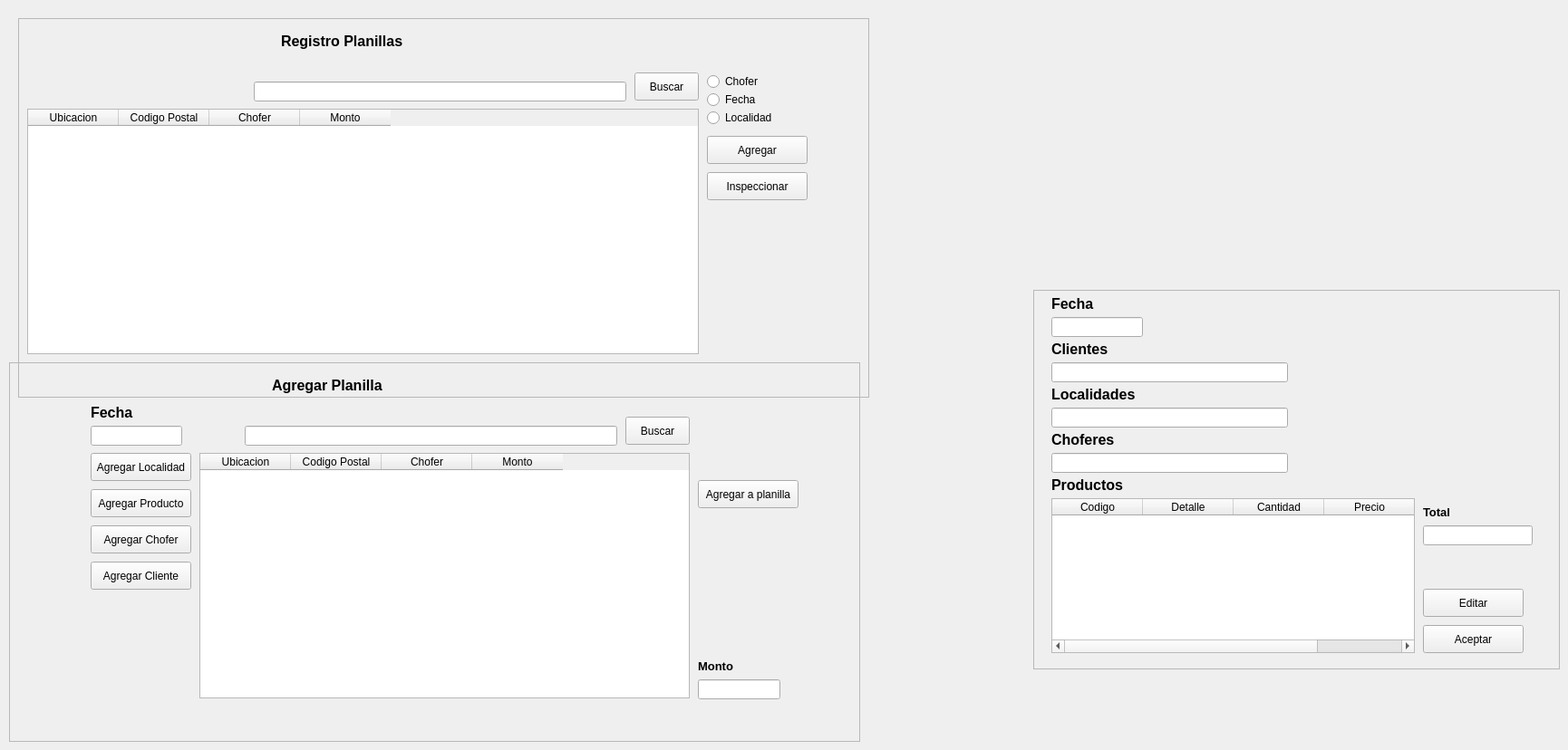
       <widget class="QWidget" name="tab_3">
        <attribute name="title">
         <string>Page</string>
        </attribute>
        <widget class="QFrame" name="frame_5">
         <property name="geometry">
          <rect>
           <x>20</x>
           <y>20</y>
           <width>939</width>
           <height>419</height>
          </rect>
         </property>
         <property name="frameShape">
          <enum>QFrame::StyledPanel</enum>
         </property>
         <property name="frameShadow">
          <enum>QFrame::Raised</enum>
         </property>
         <widget class="QRadioButton" name="option_3">
          <property name="geometry">
           <rect>
            <x>760</x>
            <y>80</y>
            <width>95</width>
            <height>20</height>
           </rect>
          </property>
          <property name="text">
           <string>Fecha</string>
          </property>
         </widget>
         <widget class="QLineEdit" name="lineEdit_buscar_3">
          <property name="geometry">
           <rect>
            <x>260</x>
            <y>70</y>
            <width>411</width>
            <height>22</height>
           </rect>
          </property>
         </widget>
         <widget class="QRadioButton" name="option_4">
          <property name="geometry">
           <rect>
            <x>760</x>
            <y>100</y>
            <width>95</width>
            <height>20</height>
           </rect>
          </property>
          <property name="text">
           <string>Localidad</string>
          </property>
         </widget>
         <widget class="QTableWidget" name="tablalocalidad_2">
          <property name="geometry">
           <rect>
            <x>10</x>
            <y>100</y>
            <width>741</width>
            <height>271</height>
           </rect>
          </property>
          <property name="palette">
           <palette>
            <active>
             <colorrole role="Base">
              <brush brushstyle="SolidPattern">
               <color alpha="255">
                <red>255</red>
                <green>255</green>
                <blue>255</blue>
               </color>
              </brush>
             </colorrole>
            </active>
            <inactive>
             <colorrole role="Base">
              <brush brushstyle="SolidPattern">
               <color alpha="255">
                <red>255</red>
                <green>255</green>
                <blue>255</blue>
               </color>
              </brush>
             </colorrole>
            </inactive>
            <disabled>
             <colorrole role="Base">
              <brush brushstyle="SolidPattern">
               <color alpha="255">
                <red>189</red>
                <green>212</green>
                <blue>255</blue>
               </color>
              </brush>
             </colorrole>
            </disabled>
           </palette>
          </property>
          <property name="dragEnabled">
           <bool>true</bool>
          </property>
          <column>
           <property name="text">
            <string>Ubicacion</string>
           </property>
          </column>
          <column>
           <property name="text">
            <string>Codigo Postal</string>
           </property>
          </column>
          <column>
           <property name="text">
            <string>Chofer</string>
           </property>
          </column>
          <column>
           <property name="text">
            <string>Monto</string>
           </property>
          </column>
         </widget>
         <widget class="QPushButton" name="btn_buscar_2">
          <property name="geometry">
           <rect>
            <x>680</x>
            <y>60</y>
            <width>71</width>
            <height>31</height>
           </rect>
          </property>
          <property name="text">
           <string>Buscar</string>
          </property>
         </widget>
         <widget class="QLabel" name="label_41">
          <property name="geometry">
           <rect>
            <x>290</x>
            <y>10</y>
            <width>181</width>
            <height>31</height>
           </rect>
          </property>
          <property name="font">
           <font>
            <pointsize>12</pointsize>
            <weight>75</weight>
            <bold>true</bold>
           </font>
          </property>
          <property name="text">
           <string>Registro Planillas</string>
          </property>
         </widget>
         <widget class="QRadioButton" name="option_5">
          <property name="geometry">
           <rect>
            <x>760</x>
            <y>60</y>
            <width>95</width>
            <height>20</height>
           </rect>
          </property>
          <property name="text">
           <string>Chofer</string>
          </property>
         </widget>
         <widget class="QPushButton" name="btn_buscar_3">
          <property name="geometry">
           <rect>
            <x>760</x>
            <y>170</y>
            <width>111</width>
            <height>31</height>
           </rect>
          </property>
          <property name="text">
           <string>Inspeccionar</string>
          </property>
         </widget>
         <widget class="QPushButton" name="btn_buscar_4">
          <property name="geometry">
           <rect>
            <x>760</x>
            <y>130</y>
            <width>111</width>
            <height>31</height>
           </rect>
          </property>
          <property name="text">
           <string>Agregar</string>
          </property>
         </widget>
        </widget>
        <widget class="QFrame" name="frame_6">
         <property name="geometry">
          <rect>
           <x>10</x>
           <y>400</y>
           <width>939</width>
           <height>419</height>
          </rect>
         </property>
         <property name="frameShape">
          <enum>QFrame::StyledPanel</enum>
         </property>
         <property name="frameShadow">
          <enum>QFrame::Raised</enum>
         </property>
         <widget class="QLineEdit" name="lineEdit_buscar_4">
          <property name="geometry">
           <rect>
            <x>260</x>
            <y>70</y>
            <width>411</width>
            <height>22</height>
           </rect>
          </property>
         </widget>
         <widget class="QTableWidget" name="tablalocalidad_3">
          <property name="geometry">
           <rect>
            <x>210</x>
            <y>100</y>
            <width>541</width>
            <height>271</height>
           </rect>
          </property>
          <property name="palette">
           <palette>
            <active>
             <colorrole role="Base">
              <brush brushstyle="SolidPattern">
               <color alpha="255">
                <red>255</red>
                <green>255</green>
                <blue>255</blue>
               </color>
              </brush>
             </colorrole>
            </active>
            <inactive>
             <colorrole role="Base">
              <brush brushstyle="SolidPattern">
               <color alpha="255">
                <red>255</red>
                <green>255</green>
                <blue>255</blue>
               </color>
              </brush>
             </colorrole>
            </inactive>
            <disabled>
             <colorrole role="Base">
              <brush brushstyle="SolidPattern">
               <color alpha="255">
                <red>189</red>
                <green>212</green>
                <blue>255</blue>
               </color>
              </brush>
             </colorrole>
            </disabled>
           </palette>
          </property>
          <property name="dragEnabled">
           <bool>true</bool>
          </property>
          <column>
           <property name="text">
            <string>Ubicacion</string>
           </property>
          </column>
          <column>
           <property name="text">
            <string>Codigo Postal</string>
           </property>
          </column>
          <column>
           <property name="text">
            <string>Chofer</string>
           </property>
          </column>
          <column>
           <property name="text">
            <string>Monto</string>
           </property>
          </column>
         </widget>
         <widget class="QPushButton" name="btn_buscar_5">
          <property name="geometry">
           <rect>
            <x>680</x>
            <y>60</y>
            <width>71</width>
            <height>31</height>
           </rect>
          </property>
          <property name="text">
           <string>Buscar</string>
          </property>
         </widget>
         <widget class="QLabel" name="label_42">
          <property name="geometry">
           <rect>
            <x>290</x>
            <y>10</y>
            <width>181</width>
            <height>31</height>
           </rect>
          </property>
          <property name="font">
           <font>
            <pointsize>12</pointsize>
            <weight>75</weight>
            <bold>true</bold>
           </font>
          </property>
          <property name="text">
           <string>Agregar Planilla</string>
          </property>
         </widget>
         <widget class="QPushButton" name="btn_buscar_7">
          <property name="geometry">
           <rect>
            <x>760</x>
            <y>130</y>
            <width>111</width>
            <height>31</height>
           </rect>
          </property>
          <property name="text">
           <string>Agregar a planilla</string>
          </property>
         </widget>
         <widget class="QPushButton" name="btn_buscar_8">
          <property name="geometry">
           <rect>
            <x>90</x>
            <y>100</y>
            <width>111</width>
            <height>31</height>
           </rect>
          </property>
          <property name="text">
           <string>Agregar Localidad</string>
          </property>
         </widget>
         <widget class="QPushButton" name="btn_buscar_9">
          <property name="geometry">
           <rect>
            <x>90</x>
            <y>140</y>
            <width>111</width>
            <height>31</height>
           </rect>
          </property>
          <property name="text">
           <string>Agregar Producto</string>
          </property>
         </widget>
         <widget class="QPushButton" name="btn_buscar_10">
          <property name="geometry">
           <rect>
            <x>90</x>
            <y>180</y>
            <width>111</width>
            <height>31</height>
           </rect>
          </property>
          <property name="text">
           <string>Agregar Chofer</string>
          </property>
         </widget>
         <widget class="QLabel" name="label_43">
          <property name="geometry">
           <rect>
            <x>760</x>
            <y>320</y>
            <width>51</width>
            <height>31</height>
           </rect>
          </property>
          <property name="font">
           <font>
            <pointsize>10</pointsize>
            <weight>75</weight>
            <bold>true</bold>
           </font>
          </property>
          <property name="text">
           <string>Monto</string>
          </property>
         </widget>
         <widget class="QLineEdit" name="lineEdit_buscar_5">
          <property name="geometry">
           <rect>
            <x>760</x>
            <y>350</y>
            <width>91</width>
            <height>22</height>
           </rect>
          </property>
         </widget>
         <widget class="QPushButton" name="btn_buscar_11">
          <property name="geometry">
           <rect>
            <x>90</x>
            <y>220</y>
            <width>111</width>
            <height>31</height>
           </rect>
          </property>
          <property name="text">
           <string>Agregar Cliente</string>
          </property>
         </widget>
         <widget class="QLabel" name="label_46">
          <property name="geometry">
           <rect>
            <x>90</x>
            <y>40</y>
            <width>51</width>
            <height>31</height>
           </rect>
          </property>
          <property name="font">
           <font>
            <pointsize>12</pointsize>
            <weight>75</weight>
            <bold>true</bold>
           </font>
          </property>
          <property name="text">
           <string>Fecha</string>
          </property>
         </widget>
         <widget class="QLineEdit" name="lineEdit_buscar_8">
          <property name="geometry">
           <rect>
            <x>90</x>
            <y>70</y>
            <width>101</width>
            <height>22</height>
           </rect>
          </property>
         </widget>
        </widget>
        <widget class="QFrame" name="frame_10">
         <property name="geometry">
          <rect>
           <x>1140</x>
           <y>320</y>
           <width>581</width>
           <height>419</height>
          </rect>
         </property>
         <property name="frameShape">
          <enum>QFrame::StyledPanel</enum>
         </property>
         <property name="frameShadow">
          <enum>QFrame::Raised</enum>
         </property>
         <widget class="QLineEdit" name="lineEdit_buscar_6">
          <property name="geometry">
           <rect>
            <x>20</x>
            <y>30</y>
            <width>101</width>
            <height>22</height>
           </rect>
          </property>
         </widget>
         <widget class="QTableWidget" name="tablalocalidad_4">
          <property name="geometry">
           <rect>
            <x>20</x>
            <y>230</y>
            <width>401</width>
            <height>171</height>
           </rect>
          </property>
          <property name="palette">
           <palette>
            <active>
             <colorrole role="Base">
              <brush brushstyle="SolidPattern">
               <color alpha="255">
                <red>255</red>
                <green>255</green>
                <blue>255</blue>
               </color>
              </brush>
             </colorrole>
            </active>
            <inactive>
             <colorrole role="Base">
              <brush brushstyle="SolidPattern">
               <color alpha="255">
                <red>255</red>
                <green>255</green>
                <blue>255</blue>
               </color>
              </brush>
             </colorrole>
            </inactive>
            <disabled>
             <colorrole role="Base">
              <brush brushstyle="SolidPattern">
               <color alpha="255">
                <red>189</red>
                <green>212</green>
                <blue>255</blue>
               </color>
              </brush>
             </colorrole>
            </disabled>
           </palette>
          </property>
          <property name="dragEnabled">
           <bool>true</bool>
          </property>
          <column>
           <property name="text">
            <string>Codigo</string>
           </property>
          </column>
          <column>
           <property name="text">
            <string>Detalle</string>
           </property>
          </column>
          <column>
           <property name="text">
            <string>Cantidad</string>
           </property>
          </column>
          <column>
           <property name="text">
            <string>Precio</string>
           </property>
          </column>
         </widget>
         <widget class="QLabel" name="label_44">
          <property name="geometry">
           <rect>
            <x>20</x>
            <y>0</y>
            <width>51</width>
            <height>31</height>
           </rect>
          </property>
          <property name="font">
           <font>
            <pointsize>12</pointsize>
            <weight>75</weight>
            <bold>true</bold>
           </font>
          </property>
          <property name="text">
           <string>Fecha</string>
          </property>
         </widget>
         <widget class="QLabel" name="label_45">
          <property name="geometry">
           <rect>
            <x>430</x>
            <y>230</y>
            <width>51</width>
            <height>31</height>
           </rect>
          </property>
          <property name="font">
           <font>
            <pointsize>10</pointsize>
            <weight>75</weight>
            <bold>true</bold>
           </font>
          </property>
          <property name="text">
           <string>Total</string>
          </property>
         </widget>
         <widget class="QLineEdit" name="lineEdit_buscar_7">
          <property name="geometry">
           <rect>
            <x>430</x>
            <y>260</y>
            <width>121</width>
            <height>22</height>
           </rect>
          </property>
         </widget>
         <widget class="QLabel" name="label_47">
          <property name="geometry">
           <rect>
            <x>20</x>
            <y>50</y>
            <width>101</width>
            <height>31</height>
           </rect>
          </property>
          <property name="font">
           <font>
            <pointsize>12</pointsize>
            <weight>75</weight>
            <bold>true</bold>
           </font>
          </property>
          <property name="text">
           <string>Clientes</string>
          </property>
         </widget>
         <widget class="QLineEdit" name="lineEdit_buscar_9">
          <property name="geometry">
           <rect>
            <x>20</x>
            <y>80</y>
            <width>261</width>
            <height>22</height>
           </rect>
          </property>
         </widget>
         <widget class="QLabel" name="label_48">
          <property name="geometry">
           <rect>
            <x>20</x>
            <y>200</y>
            <width>101</width>
            <height>31</height>
           </rect>
          </property>
          <property name="font">
           <font>
            <pointsize>12</pointsize>
            <weight>75</weight>
            <bold>true</bold>
           </font>
          </property>
          <property name="text">
           <string>Productos</string>
          </property>
         </widget>
         <widget class="QLabel" name="label_49">
          <property name="geometry">
           <rect>
            <x>20</x>
            <y>100</y>
            <width>101</width>
            <height>31</height>
           </rect>
          </property>
          <property name="font">
           <font>
            <pointsize>12</pointsize>
            <weight>75</weight>
            <bold>true</bold>
           </font>
          </property>
          <property name="text">
           <string>Localidades</string>
          </property>
         </widget>
         <widget class="QLineEdit" name="lineEdit_buscar_10">
          <property name="geometry">
           <rect>
            <x>20</x>
            <y>130</y>
            <width>261</width>
            <height>22</height>
           </rect>
          </property>
         </widget>
         <widget class="QLabel" name="label_50">
          <property name="geometry">
           <rect>
            <x>20</x>
            <y>150</y>
            <width>101</width>
            <height>31</height>
           </rect>
          </property>
          <property name="font">
           <font>
            <pointsize>12</pointsize>
            <weight>75</weight>
            <bold>true</bold>
           </font>
          </property>
          <property name="text">
           <string>Choferes</string>
          </property>
         </widget>
         <widget class="QLineEdit" name="lineEdit_buscar_11">
          <property name="geometry">
           <rect>
            <x>20</x>
            <y>180</y>
            <width>261</width>
            <height>22</height>
           </rect>
          </property>
         </widget>
         <widget class="QPushButton" name="btn_buscar_12">
          <property name="geometry">
           <rect>
            <x>430</x>
            <y>330</y>
            <width>111</width>
            <height>31</height>
           </rect>
          </property>
          <property name="text">
           <string>Editar</string>
          </property>
         </widget>
         <widget class="QPushButton" name="btn_buscar_13">
          <property name="geometry">
           <rect>
            <x>430</x>
            <y>370</y>
            <width>111</width>
            <height>31</height>
           </rect>
          </property>
          <property name="text">
           <string>Aceptar</string>
          </property>
         </widget>
        </widget>
       </widget>
